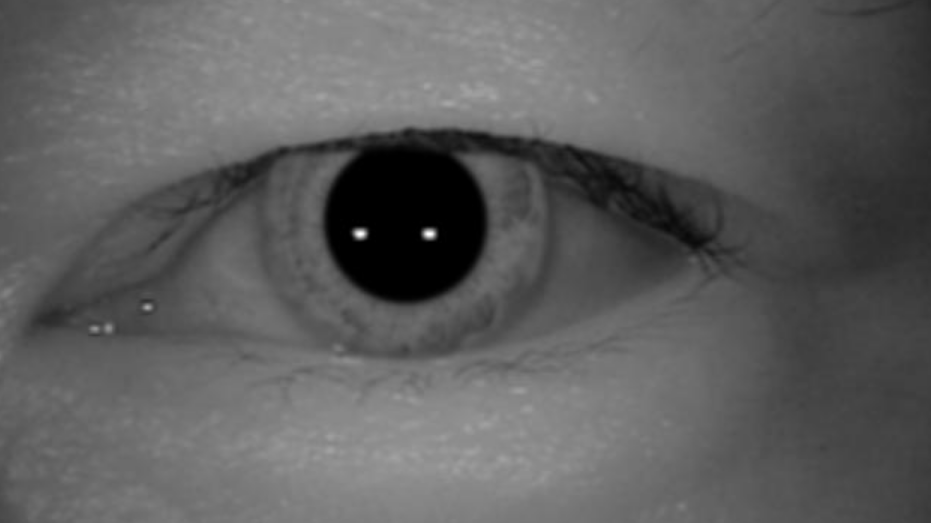
#> input picture img/img13.png, 931 x 523 px
$ jupyter execute initial_test.ipynb
#> lines starting #> are read from the running program, lines starting #| are printed output that depends on the picture; after the words box and inside, x2 and y2 are one past the last pixel; in counts of white or black regions, pixels touching at a corner belong together; long printed decimals are rounded
[cell 1]
import cv2
import numpy as np
import matplotlib.pyplot as plt

[cell 2]
# [6 lines of commented-out code are left out]
path='img/img13.png'


# path = 'zulaikahr2.bmp'
img = cv2.imread(path)
#> img is the input picture: shape (523, 931, 3); min 0, max 254, mean 93.9
img_original= img.copy()
img = cv2.cvtColor(img, cv2.COLOR_BGR2RGB)
plt.imshow(img)
plt.axis('off')
plt.show()

[cell 3]
# Covert to grayscale
gray = cv2.cvtColor(img, cv2.COLOR_BGR2GRAY)
plt.imshow(gray, cmap='gray')
plt.axis('off')
plt.show()

[cell 4]
# Binarize to find the pupil
_, binary = cv2.threshold(gray, 30, 255, cv2.THRESH_BINARY_INV)
plt.imshow(binary, cmap='gray')
plt.axis('off')
plt.show()

[cell 5]
#Closing
kernel = np.ones((5,5), np.uint8)
closing = cv2.morphologyEx(binary, cv2.MORPH_CLOSE, kernel, iterations=2)
binary=closing
plt.imshow(binary, cmap='gray')
plt.axis('off')
plt.show()

[cell 6]
# Morphological operations to clean up the image - remove noise
kernel = np.ones((3,3), np.uint8)
binary = cv2.morphologyEx(binary, cv2.MORPH_OPEN, kernel, iterations=10)
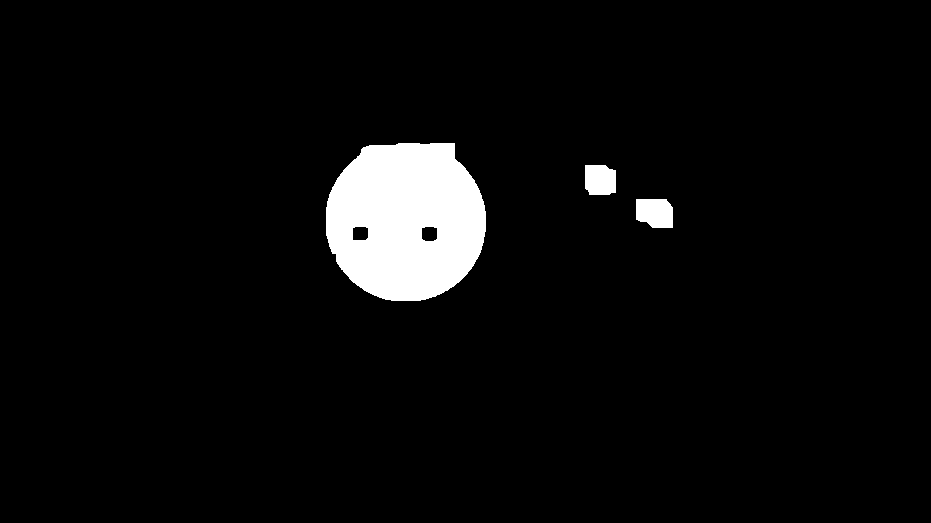
#> binary: shape (523, 931); 4.5% white; 3 white regions
plt.imshow(binary, cmap='gray')
plt.axis('off')
plt.show()

[cell 7]
# Plot the binary mask on the original image
# Find contours
contours, _ = cv2.findContours(binary, cv2.RETR_EXTERNAL, cv2.CHAIN_APPROX_SIMPLE)
#> contours = 3 contours; box (x1, y1, x2, y2) and area: (326, 143, 486, 301) 20234, (636, 199, 673, 228) 899, (585, 165, 616, 195) 808
# Find the largest contour
largest_contour = max(contours, key=cv2.contourArea)
#> largest_contour = contour of 182 points, box (x1, y1, x2, y2) (326, 143, 486, 301), area 20234
# Draw the largest contour
img_copy = img.copy()
cv2.drawContours(img_copy, [largest_contour], -1, (0, 255, 0), 3)
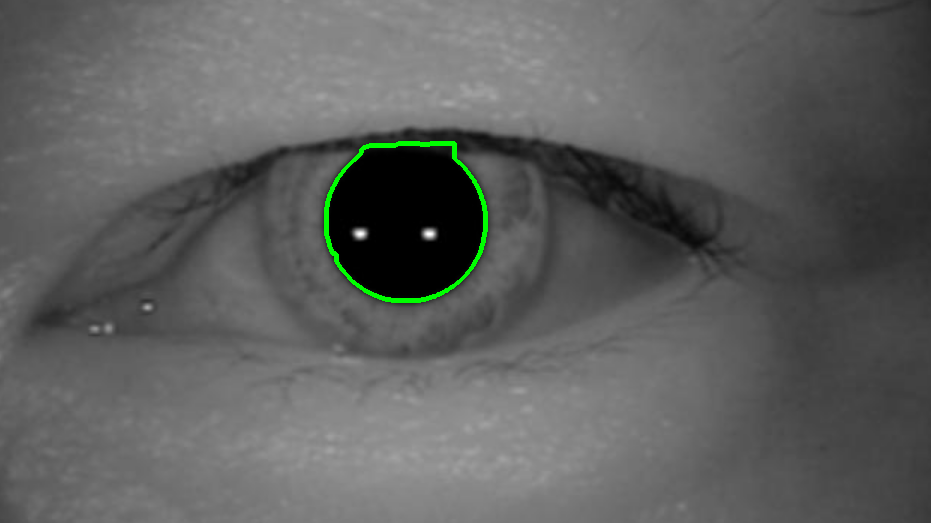
#> img_copy: shape (523, 931, 3); 0.49% of pixels changed, all inside (x1, y1, x2, y2) = (324, 141, 488, 303)
plt.imshow(img_copy)
plt.axis('off')
plt.show()

[cell 8]
# Projections to find the center of the pupil
h, w = binary.shape
vertical_projection = np.sum(binary, axis=1)
#> vertical_projection = 523 values, max 50235 at index 211, min 0 at index 0, mean 10682.7
horizontal_projection = np.sum(binary, axis=0)
#> horizontal_projection = 931 values, max 40290 at index 398, min 0 at index 0, mean 6001.1
plt.plot(vertical_projection)
plt.title('Vertical Projection')
plt.show()
plt.plot(horizontal_projection)
plt.title('Horizontal Projection')
plt.show()

# Find the center of the pupil
vertical_center = np.argmax(vertical_projection)
#> vertical_center = 211
horizontal_center = np.argmax(horizontal_projection)
#> horizontal_center = 398
print(f'Pupil center: ({horizontal_center}, {vertical_center})')
#| Pupil center: (398, 211)

# Draw the center on the original image
img_with_center = img.copy()
cv2.circle(img_with_center, (horizontal_center, vertical_center), 5, (255, 0, 0), -1)
plt.imshow(img_with_center)
plt.axis('off')
plt.show()

# Find the diameter of the pupil by looking in both vertical and horizontal directions
vertical_diameter = 0
for i in range(vertical_center, h):
    if binary[i, horizontal_center] == 0:
        vertical_diameter = i - vertical_center
        v_max = i
        break
#> this loop made 91 passes
#> vertical_diameter on pass 91: 90
for i in range(vertical_center, -1, -1):
    if binary[i, horizontal_center] == 0:
        vertical_diameter += vertical_center - i
        v_min = i
        break
#> this loop made 70 passes
#> vertical_diameter on pass 70: 159
#> after the loop, vertical_diameter = 159

horizontal_diameter = 0
for j in range(horizontal_center, w):
    if binary[vertical_center, j] == 0:
        horizontal_diameter = j - horizontal_center
        h_max = j
        break
#> this loop made 89 passes
#> horizontal_diameter on pass 89: 88
for j in range(horizontal_center, -1, -1):
    if binary[vertical_center, j] == 0:
        horizontal_diameter += horizontal_center - j
        h_min = j
        break
#> this loop made 74 passes
#> horizontal_diameter on pass 74: 161
#> after the loop, horizontal_diameter = 161

v_max,v_min,h_max,h_min = 0,1000,0,1000
# Another way to calculate radius - find v_max, v_min, h_max, h_min of the distribution
vertical_max_freq = vertical_projection[vertical_center]
#> vertical_max_freq = 50235
horizonal_max_freq = horizontal_projection[horizontal_center]
#> horizonal_max_freq = 40290
for j in range(vertical_center, h):
    if vertical_projection[j] < vertical_max_freq * 0.2: # 0.2 - to be tuned
        v_max = j
        break
for j in range(vertical_center, -1, -1):
    if vertical_projection[j] < vertical_max_freq * 0.2: # 0.2 - to be tuned
        v_min = j
        break
for j in range(horizontal_center, w):
    if horizontal_projection[j] < horizonal_max_freq * 0.2: # 0.2 - to be tuned
        h_max = j
        break
for j in range(horizontal_center, -1, -1):
    if horizontal_projection[j] < horizonal_max_freq * 0.2: # 0.2 - to be tuned
        h_min = j
        break

new_radius = (v_max - v_min + h_max - h_min) // 4
print(f'New radius: {new_radius}')
#| New radius: 79
new_center = (h_max + h_min) // 2, (v_max + v_min) // 2
print(f'New center: {new_center}')
#| New center: (405, 221)

# Take the average of vertical and horizontal diameters and divide by 2 to get the radius
radius = (vertical_diameter + horizontal_diameter) // 4
#> radius = 80
print(f'Pupil radius: {radius}')
#| Pupil radius: 80


# Draw the pupil on the original image
img_with_pupil = img.copy()
# cv2.circle(img_with_pupil, (horizontal_center, vertical_center), radius, (0, 255, 0), 2)
cv2.circle(img_with_pupil, new_center, new_radius, (0, 255, 0), 2)

plt.imshow(img_with_pupil)
plt.axis('off')
plt.show()

[cell 9]
#change evrything inside the cicrcle to white
mask = np.zeros_like(img)
mask = cv2.circle(mask, new_center, new_radius+2, (255, 255, 255), -1)
# Keep the original image where mask is 0 (outside circle)
img_with_pupil = img.copy()
# Set pixels to white where mask is non-zero (inside circle)
img_with_pupil[mask > 0] = 255
plt.imshow(img_with_pupil)

[cell 10]
# Make dark pixels darker and light pixels lighter in img_with_pupil
# Method 1: Using cv2.convertScaleAbs() for contrast enhancement
alpha = 1.5  # Contrast control (1.0-3.0)
beta = 50     # Brightness control (0-100)
# enhanced_img = cv2.convertScaleAbs(img_with_pupil, alpha=alpha, beta=beta)
#enhanced_img as gamma correction

#subtract mean
mean = np.mean(img_with_pupil)
#> mean = 104.5
enhanced_img = img_with_pupil.astype(np.float32) - mean + 128

# Clip values to the valid range [0, 255]
enhanced_img = np.clip(enhanced_img, 0, 255).astype(np.uint8)

# print mean enganced image

gamma = 0.75
enhanced_img = np.power(enhanced_img / 255.0, gamma) * 255
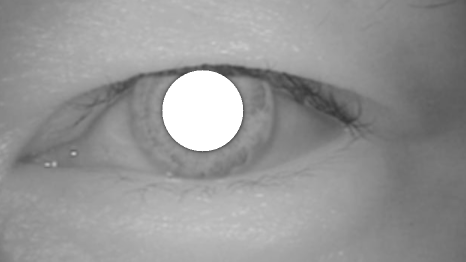
#> enhanced_img: shape (523, 931, 3) float64 (shown at 1/2 size); min 52.5, max 255, mean 149.5
enhanced_img = np.clip(enhanced_img, 0, 255).astype(np.uint8)
print(f'Mean of enhanced image: {np.mean(enhanced_img)}')
#| Mean of enhanced image: 148.984
mean_value = np.mean(enhanced_img)
#> mean_value = 149
# Alternative Method 2: Using histogram equalization for better contrast
# enhanced_img = cv2.equalizeHist(img_with_pupil)
# Note: equalizeHist works only on grayscale images
# enhanced_img=img_with_pupil
plt.figure(figsize=(12, 6))
plt.subplot(1, 2, 1)
plt.title("Original")
plt.imshow(img_with_pupil, cmap='gray')
plt.subplot(1, 2, 2)
plt.title("Enhanced Contrast")
plt.imshow(enhanced_img, cmap='gray')
plt.tight_layout()
plt.show()

[cell 11]
# enhanced_img[int(vertical_center), int(horizontal_center - 1.1 * radius):int(horizontal_center + 1.1 * radius)]=255

[cell 12]
plt.imshow(enhanced_img, cmap='gray')

[cell 13]
if len(enhanced_img.shape) == 3:  # If the image has 3 channels (color)
    enhanced_img = cv2.cvtColor(enhanced_img, cv2.COLOR_RGB2GRAY)
#> enhanced_img: shape (523, 931)
_new_radius = new_radius+5
# Create a mask for the larger circle (new_radius + 2)
h, w = enhanced_img.shape
y, x = np.ogrid[:h, :w]
distance_from_center = np.sqrt((x - new_center[0])**2 + (y - new_center[1])**2)

# Mask for the larger circle
mask_large = distance_from_center <= (_new_radius *1.1)

# Mask for the smaller circle
mask_small = distance_from_center <= _new_radius

# Subtract the smaller circle mask from the larger circle mask to get the annular region
mask_annular = mask_large & ~mask_small

# Calculate the mean pixel value in the annular region
mean_annular = np.mean(enhanced_img[mask_annular])
#> mean_annular = 125.3
mean_annular
#> Out = 125.3

[cell 14]
# [25 lines of commented-out code are left out]

[cell 15]
# Binarize the image using the mean pixel value as threshold
# if < than threshold -> 0
_, binary = cv2.threshold(enhanced_img, mean_annular+15, 255, cv2.THRESH_BINARY)
plt.imshow(binary, cmap='gray')

[cell 16]
# [8 lines of commented-out code are left out]

[cell 17]
import cv2
import numpy as np
import matplotlib.pyplot as plt

def calculate_projection(image, center, angle_start, angle_end, num_lines=100):
    """
    Oblicza projekcję obrazu wzdłuż linii od centrum w zakresie kątów.

    :param image: Obraz wejściowy (numpy array).
    :param center: Centrum obrazu (x, y).
    :param angle_start: Początkowy kąt w stopniach (np. 5:00 -> -30 stopni).
    :param angle_end: Końcowy kąt w stopniach (np. 11:00 -> 150 stopni).
    :param num_lines: Liczba linii do próbkowania między kątami.
    :return: Projekcja obrazu wzdłuż wybranych linii.
    """
    h, w = image.shape
    projection = []

    # Przekształć kąty na radiany
    angles = np.linspace(np.radians(angle_start), np.radians(angle_end), num_lines)

    for angle in angles:
        # Wyznacz kierunek linii
        dx = np.cos(angle)
        dy = np.sin(angle)

        # Sumuj wartości pikseli wzdłuż linii
        line_sum = 0
        for r in range(max(h, w)):
            x = int(center[0] + r * dx)
            y = int(center[1] + r * dy)
            distance = np.sqrt((x - center[0]) ** 2 + (y - center[1]) ** 2)


            if 0 <= x < w and 0 <= y < h and distance < 3*radius:
                foo = 1 if image[y, x] == 0 else 0
                # line_sum += image[y, x]
                line_sum += foo
            else:
                break

        projection.append(line_sum)

    return projection

def draw_debug_lines(image, center,r_pupil, angle_start, angle_end, num_lines=100):
    """
    Rysuje linie debugowania na obrazie w zakresie kątów.

    :param image: Obraz wejściowy (numpy array).
    :param center: Centrum obrazu (x, y).
    :param angle_start: Początkowy kąt w stopniach.
    :param angle_end: Końcowy kąt w stopniach.
    :param num_lines: Liczba linii do narysowania między kątami.
    :return: Obraz z narysowanymi liniami.
    """
    debug_image = cv2.cvtColor(image, cv2.COLOR_GRAY2BGR)  # Konwersja na BGR
    h, w = image.shape

    # Przekształć kąty na radiany
    angles = np.linspace(np.radians(angle_start), np.radians(angle_end), num_lines)

    for angle in angles:
        # Wyznacz kierunek linii
        dx = np.cos(angle)
        dy = np.sin(angle)

        # Rysuj linię od centrum do krawędzi obrazu
        for r in range(max(h, w)):
            x = int(center[0] + r * dx)
            y = int(center[1] + r * dy)

            #calculate x,y distance from center
            distance = np.sqrt((x - center[0]) ** 2 + (y - center[1]) ** 2)
            #check if distance is less than 2xradius

            if 0 <= x < w and 0 <= y < h and distance < 2.5*r_pupil:
                debug_image[y, x] = (0, 0, 255)  # Czerwony kolor
            else:
                break

    return debug_image

# Wczytaj obraz (np. binarny obraz)
image = binary  # Używamy obrazu binarnego z notebooka

# Centrum obrazu (np. środek obrazu)
center = (162, 109)

# Projekcja od 5:00 do 11:00
# angle_start = 120  # 5:00
# angle_end = 60     # 11:00
angle_start = 90  # 5:00
angle_end = 50     # 11:00
projection = calculate_projection(image, new_center, new_radius,angle_start, angle_end)
#> after the loop in calculate_projection, `for angle in angles:`: projection = 50 values, max 35 at index 1, min 26 at index 31, mean 30.58

# Rysowanie linii debugowania
debug_image = draw_debug_lines(image, new_center, new_radius,angle_start, angle_end)
#> after the loop in draw_debug_lines, `for angle in angles:`:
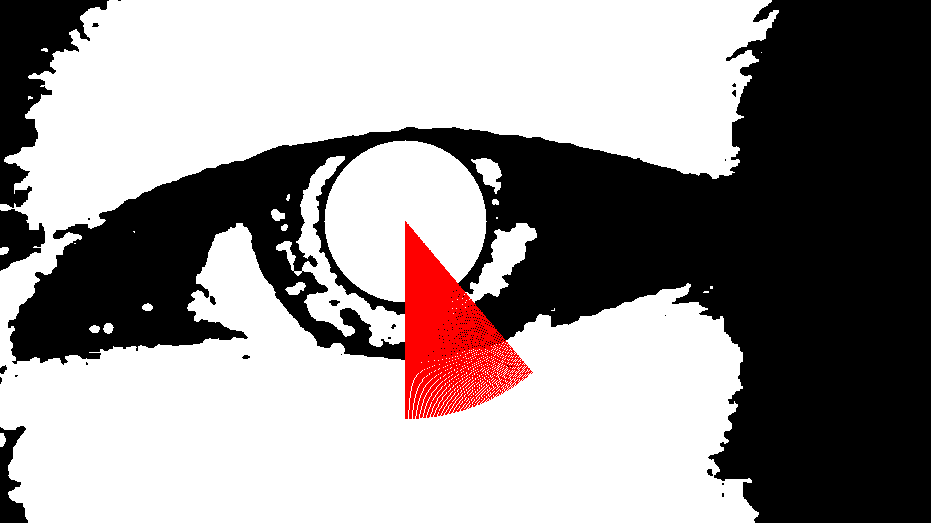
#> debug_image: shape (523, 931, 3); mean B, G, R 146.5, 146.5, 152.9

# Wizualizacja wyników
plt.figure(figsize=(12, 6))

# Oryginalny obraz z liniami debugowania
plt.subplot(1, 2, 1)
plt.title("Obraz z liniami debugowania")
plt.imshow(debug_image)
plt.axis("off")

# Projekcja
plt.subplot(1, 2, 2)
plt.title("Projekcja")
plt.plot(projection)
plt.xlabel("Linia (kąt)")
plt.ylabel("Suma pikseli")
plt.ylim(0)


plt.tight_layout()
plt.show()
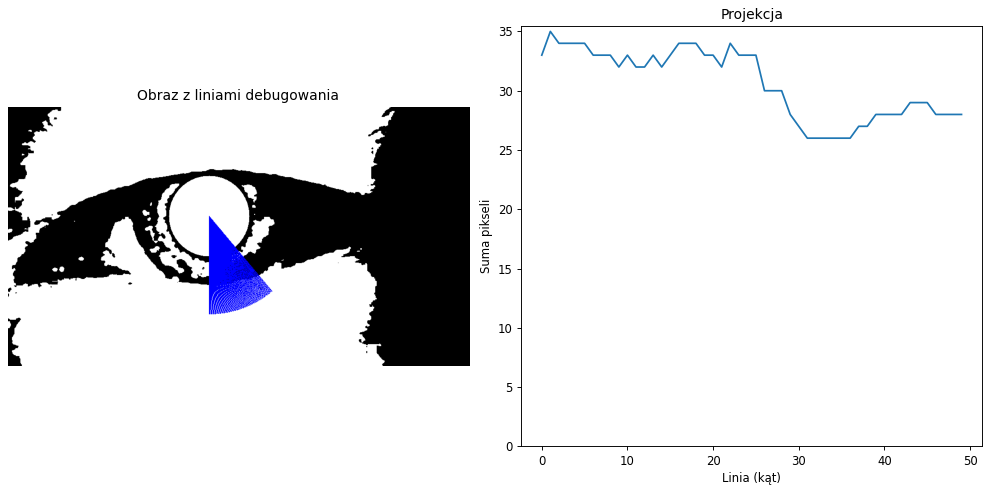
#> figure drawn by matplotlib, 2 panels; B, G, R data is drawn as R, G, B; panel 2: curve peaks at x = 1, y = 35

[cell 18]
# average_projection = int(np.mean(projection))
average_projection=int(np.max(projection))
#> average_projection = 35
print(f'Average projection: {average_projection}')
#| Average projection: 35
cv2.circle(img_with_pupil, new_center, average_projection + new_radius, (0, 255, 0), 1)
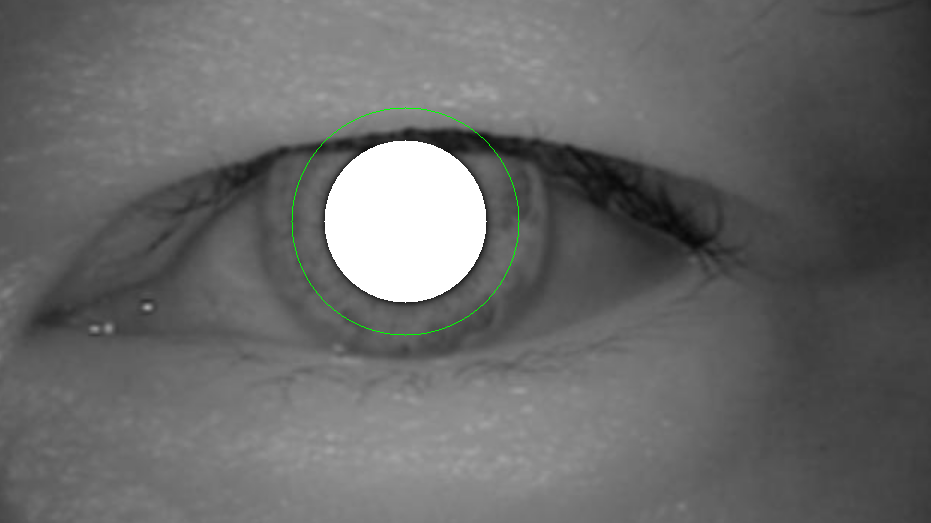
#> img_with_pupil: shape (523, 931, 3); mean R, G, B 104.4, 104.7, 104.4
# Wyświetlenie obrazu z nałożonym okręgiem
plt.figure(figsize=(8, 8))
plt.title("Obraz z nałożonym okręgiem (średnia projekcji)")
plt.imshow(cv2.cvtColor(img_with_pupil, cv2.COLOR_BGR2RGB))  # Konwersja BGR -> RGB dla poprawnego wyświetlania w matplotlib
plt.axis("off")
plt.show()

[cell 19]
# TODO: Taki pomysł jeszcze że można ulepszyć detekcję środka jeszcze bardziej:
# Algorytm:
# 1. Detekcja przez maksimum tak jak teraz
# 2. Szukamy promienia (poprzez r = średnica/2)
# 3. Jako nowy środek bierzemy środek okręgu o promieniu r
# 4. Rysujemy okrąg o nowym środku i promieniu r

# TODO: Dodatkowa walidacja (zabiezpieczenie od katastrofy):
# 1. Na etapie binaryzacji można odrzucać te artefakty które pojawiają się
# na obwódce obrazu (powiedzmy padding 10-20%)
# 2. Na etapie wyzanczania projekcji można rozpoznawać czy rozkład jest w miarę taki że jest
# jedno mocne maksimum
# 3. Po wyznaczeniu ostatecznego okręgu sprawdzić jeszcze raz średnią jasność pikesli
# wewnątrz okręgu i zmniejszyć okrąg jeśli byłaby zbyt jasna

[cell 20]
import numpy as np

class IrisProcessor:
    def __init__(self, image, pupil_center, pupil_radius, iris_radius):
        """
        Initialize the IrisProcessor with the necessary parameters.
        :param image: Input image (2D array).
        :param pupil_center: Tuple (x, y) representing the pupil center.
        :param pupil_radius: Radius of the pupil.
        :param iris_radius: Radius of the iris.
        """
        # Make sure the image is grayscale (2D)
        if len(image.shape) > 2:
            # If it's a color image, take the first channel or convert to grayscale
            # Option 1: Take first channel
            self.image = image[:,:,0]
            # Option 2: Convert to grayscale using average
            # self.image = np.mean(image, axis=2).astype(image.dtype)
        else:
            self.image = image

        self.x, self.y = pupil_center
        self.pupil_radius = pupil_radius
        self.iris_radius = iris_radius
        self.iris_rect = None

    # Rest of the class remains the same
    def create_iris_mask(self):
        """
        Create a binary mask for the iris region.
        :return: Binary mask of the iris region.
        """
        rows, cols = self.image.shape
        y, x = np.ogrid[:rows, :cols]
        distance_from_center = np.sqrt((x - self.x) ** 2 + (y - self.y) ** 2)
        mask = (distance_from_center >= self.pupil_radius) & (distance_from_center <= self.iris_radius)
        return mask

    def expand_to_rect(self):
        """
        Convert the iris region into a rectangular representation.
        :return: Rectangular representation of the iris.
        """
        # Create the iris mask
        iris_mask = self.create_iris_mask()

        # Define rectangle dimensions
        width = int(2 * np.pi * self.iris_radius)
        height = int(self.iris_radius - self.pupil_radius)
        self.iris_rect = np.ones((height, width)) * 128  # Initialize rectangle with gray pixels

        # Map pixels from the circular iris to the rectangle
        for y, x in np.argwhere(iris_mask):
            r = np.sqrt((x - self.x) ** 2 + (y - self.y) ** 2)  # Distance from the center
            cos = (x - self.x) / r
            sin = (y - self.y) / r
            theta = np.arctan2(sin, cos)  # Angle in radians
            if theta < 0:
                theta += 2 * np.pi  # Normalize angle to [0, 2π)

            rect_y = int(r - self.pupil_radius)  # Map radius to rectangle height
            rect_y = max(min(height - 1, rect_y), 0)  # Clamp to valid range
            rect_x = int(theta * self.iris_radius)  # Map angle to rectangle width
            rect_x = max(min(width - 1, rect_x), 0)  # Clamp to valid range

            # Assign pixel value from the original image to the rectangle
            self.iris_rect[rect_y, rect_x] = self.image[y, x]

        return self.iris_rect

[cell 21]
import cv2
import matplotlib.pyplot as plt
import numpy as np

# Define parameters
# new_center = (150, 120)  # Example pupil center (x, y)
radius_pupil = new_radius
radius_iris = average_projection + new_radius  # Example iris radius
#> radius_iris = 114

# Initialize the IrisProcessor
iris_processor = IrisProcessor(img_original, new_center, radius_pupil, radius_iris)

# Generate the rectangular representation
iris_rect = iris_processor.expand_to_rect()
#> in expand_to_rect, `width = int(2 * np.pi * self.iris_radius)`: width = 716
#> in expand_to_rect, `height = int(self.iris_radius - self.pupil_radius)`: height = 35
#> the loop in expand_to_rect, `for y, x in np.argwhere(iris_mask):` made 21220 passes
#> (y, x, r, cos, sin, theta, rect_y, rect_x) on passes 1 to 4: (107, 405, 114, 0, -1, 4.71, 34, 537), (108, 390, 114, -0.132, -0.991, 4.58, 34, 522), (108, 391, 113.9, -0.123, -0.992, 4.59, 34, 523), (108, 392, 113.7, -0.114, -0.993, 4.6, 34, 524)

# Display the result
plt.figure(figsize=(10, 5))
plt.subplot(1, 2, 1)
plt.title("Original Image")
plt.imshow(img_original, cmap='gray')

# Draw pupil center point
plt.scatter(new_center[0], new_center[1], color='red', label='Pupil Center')

# Draw pupil circle
pupil_circle = plt.Circle(new_center, new_radius, fill=False, color='red', linestyle='--', label='Pupil Boundary')
plt.gca().add_patch(pupil_circle)

# Draw iris circle
iris_circle = plt.Circle(new_center, new_radius+ average_projection, fill=False, color='blue', linestyle='--', label='Iris Boundary')
plt.gca().add_patch(iris_circle)

plt.legend()

plt.subplot(1, 2, 2)
plt.title("Rectangular Iris Representation")
plt.imshow(iris_rect, cmap='gray')
plt.tight_layout()
plt.show()
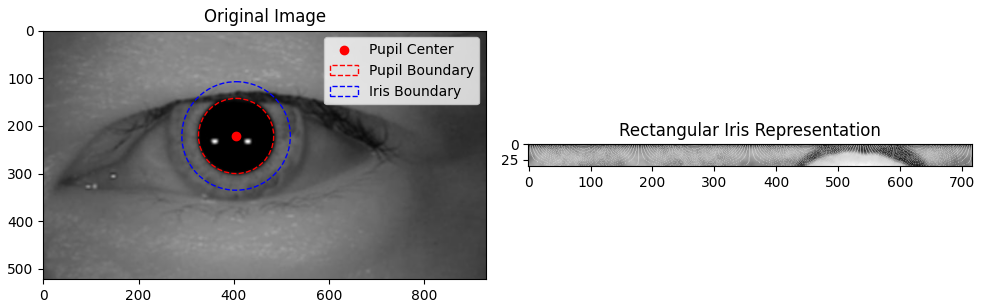
#> figure drawn by matplotlib, 2 panels
